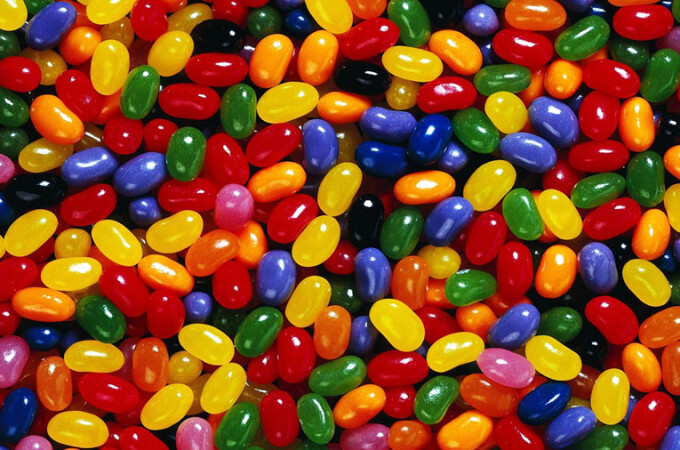
#> input picture Images/Jelly Beans.jpg, 680 x 450 px
$ python bean_counter.py
#> lines starting #> are read from the running program, lines starting #| are printed output that depends on the picture
### colour_helper.py
# Colour Helper
# Author: Cadee Fu
# 13 December 2023

# Do you need help with colours?
# This is for you!

def pixel_to_string(pixel: tuple) -> str:
    """Take a rbg 3-tuple and "interpret it"
    as a colour and return that colour's names

    Params:
        pixel - 3-tuple of (red, green, blue)

    Return:
        String representing the colour
    """
    r, g, b = pixel

    if g > 170 and r < 78 and b < 70:
        return "green"
    # TODO: Implement detecting the colour red
    if g < 25 and b < 25 and r > 150:
        return "red"
    if g >= 80 and b < 55 and r < 55:
        return "jelly bean green"
    if g > 170 and b < 5 and r > 228:
        return "jelly bean yellow"
    if g < 70 and b < 69 and r > 230:
        return "red ball"

print(pixel_to_string((160,0,4)))

def is_light(pixel:tuple) -> bool:
    """ Take a pixel and if the average of the tuples values is greater than or equal to
    128, it will return "True"

    Params:
        tuple named pixel - RGB values (red,green,blue)

    Return:
        a function that can output an answer true or false whether it is less than, equal to,
        or greater than 128
    """
    r, g, b = pixel

    # add the values
    if ((r + g + b) / 3) >= 128:
        return True
    else:
        return False

black_pixel = (0, 0, 0)
dark_gray_pixel = (127, 127, 127)
light_gray_pixel = (128 ,128, 128)
white_pixel = (255, 255, 255)

print(is_light(black_pixel)) # False
print(is_light(dark_gray_pixel)) # False
print(is_light(light_gray_pixel)) # True
print(is_light(white_pixel)) # True

### bean_counter.py
# Bean Counter
# Author: Cadee
# Janurary 9 2024

# Version 0.1 ---
# Count all red pixels
# Report on the percentage of all red
# Version 0.2 ---
# Count all the green pixels
# Report on the percentage of all green jellybeans
# Version 0.3 ---
# Count all the _____ pixels
# Report on the percentae of all _____ jellybeans

from PIL import Image

import colour_helper

RED_PIXEL = (150, 0, 0)
GREEN_PIXEL = (0, 150, 0)
YELLOW_PIXEL = (225, 225, 0)

jelly_bean_img = Image.open("./Images/Jelly Beans.jpg")
#> jelly_bean_img is the input picture: PIL image 680x450 RGB; mean R, G, B 133.4, 70.9, 32

red_pixels = []
green_pixels = []
yellow_pixels = []

# Visit every pixel in the imade
for y in range(jelly_bean_img.height):
    for x in range(jelly_bean_img.width):
        current_pixel = jelly_bean_img.getpixel((x,y))

        # If that pixel is red, store the location
        if colour_helper.pixel_to_string(current_pixel) == "red":
            red_pixels.append((x,y))
        elif colour_helper.pixel_to_string(current_pixel) == "jelly bean green":
            green_pixels.append((x,y))
        elif colour_helper.pixel_to_string(current_pixel) == "jelly bean yellow":
            yellow_pixels.append((x,y))

# Calculate the percentag of all jelly bean colours
# Divide that number by the total pixels in the image
red_percentage = len(red_pixels) / (jelly_bean_img.width * jelly_bean_img.height) * 100
green_percentage = len(green_pixels) / (jelly_bean_img.width * jelly_bean_img.height) * 100
yellow_percentage = len(yellow_pixels) / (jelly_bean_img.width * jelly_bean_img.height) * 100

# Create a map of all "found" pixiels for a respective colour
# Create a new image that is the same size as the original
original_size = (jelly_bean_img.width, jelly_bean_img.height)
yellow_pixel_map = Image.new("RGB", original_size)
#> yellow_pixel_map: PIL image 680x450 RGB; every value is 0

# For every pixel in "found" pixel list place a red pixel on that new image
for pixel_loc in yellow_pixels:
    yellow_pixel_map.putpixel(pixel_loc, YELLOW_PIXEL)
#> this loop made 6694 passes
#> pixel_loc on passes 1 to 3: (100, 0), (101, 0), (102, 0)
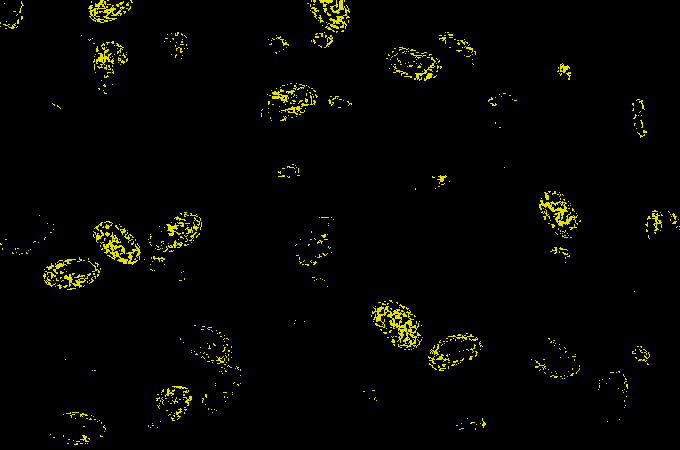
#> yellow_pixel_map: PIL image 680x450 RGB; mean R, G, B 4.9, 4.9, 0

yellow_pixel_map.save("./Images/green_pixel_map.jpg")

yellow_pixel_map.close()
jelly_bean_img.close()

# Display Report
print(f"Red Jelly Beans: {round(red_percentage,2)}%")
#| Red Jelly Beans: 16.38%
print(f"Green Jelly Beans:{round(green_percentage,2)}%")
#| Green Jelly Beans:5.39%
print(f"Yellow Jelly Beans:{round(yellow_percentage,2)}%")
#| Yellow Jelly Beans:2.19%
